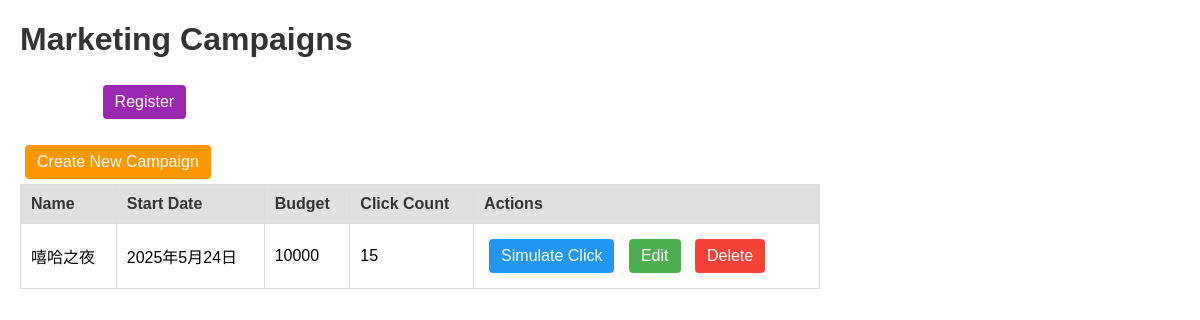
/dashboard/, run on the app's committed database.
### campaigns/models.py (models this page shows, shortened)
class Campaigns(models.Model):
    name = models.CharField(max_length=50)
    start_date = models.DateField() #活動日期(不含時間)
    budget = models.IntegerField()
    click = models.IntegerField(default=0)
    class Meta :
        verbose_name = 'Campaign'
        verbose_name_plural = 'Campaigns'

### dashboard/views.py (the view)
# urls.py: path('' , views.show_campaigns , name='show_campaigns'),
def show_campaigns(request):    #直接在dashboard中顯示 不需要點擊進入細節
    campaign = Campaigns.objects.all()
    return render(request , 'dashboard.html' , {'campaigns':campaign})

### templates/dashboard.html (shortened to what this page needs)
<!DOCTYPE html>
<html>
<head>
</head>
<body>
    <h1>Marketing Campaigns</h1>
    {% if user.is_authenticated %}
        <p>Welcome, {{ user.username }}! <a href="{% url 'user:logout_view' %}" class="btn btn-logout">Logout</a></p>
    {% else %}
        <p><a href="" class="btn btn-login">Login</a> <a href="" class="btn btn-register">Register</a></p>
    {% endif %}
    <a href="{% url 'dashboard:campaign_create' %}" class="btn btn-create">Create New Campaign</a>
    <table>
        <tr>
            <th>Name</th>
            <th>Start Date</th>
            <th>Budget</th>
            <th>Click Count</th>
            <th>Actions</th>
        </tr>
        {% for campaign in campaigns %}
        <tr>
            <td>{{ campaign.name }}</td>
            <td>{{ campaign.start_date }}</td>
            <td>{{ campaign.budget }}</td>
            <td>{{ campaign.click }}</td>
            <td>
                <a href="{% url 'dashboard:campaign_click' campaign.id %}" class="btn btn-simulate">Simulate Click</a>
                <a href="{% url 'dashboard:campaign_edit' campaign.id %}" class="btn btn-edit">Edit</a>
                <a href="{% url 'dashboard:campaign_delete' campaign.id %}" class="btn btn-delete">Delete</a>
            </td>
        </tr>
        {% empty %}
        <tr><td colspan="5">No campaigns found. Create one to start!</td></tr>
        {% endfor %}
    </table>
</body>
</html>

### templates/dashboard.html (style rules this page uses)
body { font-family: Arial, sans-serif; margin: 20px; }
table { border-collapse: collapse; width: 100%; max-width: 800px; }
th, td { border: 1px solid #ddd; padding: 10px; text-align: left; }
th { background-color: #e0e0e0; color: #333; }
.btn { display: inline-block; padding: 8px 12px; margin: 5px; text-decoration: none; color: white; border-radius: 4px; }
.btn-create { background-color: #FF9800; }
.btn-simulate { background-color: #2196F3; }
.btn-edit { background-color: #4CAF50; }
.btn-delete { background-color: #f44336; }
.btn-register { background-color: #9c27b0; }
h1 { color: #333; }

### data on the page
Campaigns: name "嘻哈之夜", start_date "2025年5月24日", budget "10000", click "15"
